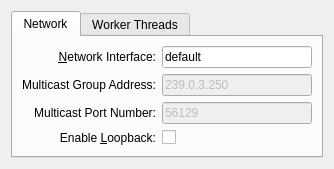
<?xml version="1.0" encoding="UTF-8"?>
<ui version="4.0">
 <class>Settings</class>
 <widget class="QDialog" name="Settings">
  <property name="geometry">
   <rect>
    <x>0</x>
    <y>0</y>
    <width>332</width>
    <height>163</height>
   </rect>
  </property>
  <property name="windowTitle">
   <string>Settings</string>
  </property>
  <property name="modal">
   <bool>true</bool>
  </property>
  <layout class="QGridLayout" name="gridLayout">
   <item row="0" column="0">
    <widget class="QTabWidget" name="tabWidget">
     <property name="currentIndex">
      <number>0</number>
     </property>
     <widget class="QWidget" name="Network">
      <attribute name="title">
       <string>Network</string>
      </attribute>
      <layout class="QGridLayout" name="gridLayout_2">
       <item row="0" column="0">
        <widget class="QLabel" name="label_NetworkInterface">
         <property name="minimumSize">
          <size>
           <width>0</width>
           <height>0</height>
          </size>
         </property>
         <property name="toolTip">
          <string>&lt;html&gt;&lt;head/&gt;&lt;body&gt;&lt;p&gt;IPv4 address of the network interface to be used. If not specified, the default interface is used. Alternatively, you can specify a hostname such as 'computer' or 'computer.domain.name', or an alias like 'localhost'.&lt;/p&gt;&lt;/body&gt;&lt;/html&gt;</string>
         </property>
         <property name="text">
          <string>&amp;Network Interface:</string>
         </property>
         <property name="alignment">
          <set>Qt::AlignmentFlag::AlignRight|Qt::AlignmentFlag::AlignTrailing|Qt::AlignmentFlag::AlignVCenter</set>
         </property>
         <property name="buddy">
          <cstring>lineEdit_NetworkInterface</cstring>
         </property>
        </widget>
       </item>
       <item row="0" column="1">
        <widget class="QLineEdit" name="lineEdit_NetworkInterface">
         <property name="minimumSize">
          <size>
           <width>150</width>
           <height>0</height>
          </size>
         </property>
         <property name="toolTip">
          <string>&lt;html&gt;&lt;head/&gt;&lt;body&gt;&lt;p&gt;IPv4 address of the network interface to be used. If not specified, the default interface is used. Alternatively, you can specify a hostname such as 'computer' or 'computer.domain.name', or an alias like 'localhost'.&lt;/p&gt;&lt;/body&gt;&lt;/html&gt;</string>
         </property>
         <property name="text">
          <string>default</string>
         </property>
        </widget>
       </item>
       <item row="1" column="0">
        <widget class="QLabel" name="label_MulticastGroupAddress">
         <property name="minimumSize">
          <size>
           <width>0</width>
           <height>0</height>
          </size>
         </property>
         <property name="toolTip">
          <string>&lt;html&gt;&lt;head/&gt;&lt;body&gt;&lt;p&gt;Multicast group address of the MIDI over LAN protocol. Cannot be changed.&lt;/p&gt;&lt;/body&gt;&lt;/html&gt;</string>
         </property>
         <property name="text">
          <string>Multicast Group Address:</string>
         </property>
         <property name="alignment">
          <set>Qt::AlignmentFlag::AlignRight|Qt::AlignmentFlag::AlignTrailing|Qt::AlignmentFlag::AlignVCenter</set>
         </property>
         <property name="buddy">
          <cstring>lineEdit_MulticastGroupAddress</cstring>
         </property>
        </widget>
       </item>
       <item row="1" column="1">
        <widget class="QLineEdit" name="lineEdit_MulticastGroupAddress">
         <property name="enabled">
          <bool>false</bool>
         </property>
         <property name="minimumSize">
          <size>
           <width>150</width>
           <height>0</height>
          </size>
         </property>
         <property name="toolTip">
          <string>&lt;html&gt;&lt;head/&gt;&lt;body&gt;&lt;p&gt;Multicast group address of the MIDI over LAN protocol. Cannot be changed.&lt;/p&gt;&lt;/body&gt;&lt;/html&gt;</string>
         </property>
         <property name="text">
          <string>239.0.3.250</string>
         </property>
        </widget>
       </item>
       <item row="2" column="0">
        <widget class="QLabel" name="label_MulticastPortNumber">
         <property name="minimumSize">
          <size>
           <width>0</width>
           <height>0</height>
          </size>
         </property>
         <property name="toolTip">
          <string>&lt;html&gt;&lt;head/&gt;&lt;body&gt;&lt;p&gt;Multicast port number of the MIDI over LAN protocol. Cannot be changed.&lt;/p&gt;&lt;/body&gt;&lt;/html&gt;</string>
         </property>
         <property name="text">
          <string>Multicast Port Number:</string>
         </property>
         <property name="alignment">
          <set>Qt::AlignmentFlag::AlignRight|Qt::AlignmentFlag::AlignTrailing|Qt::AlignmentFlag::AlignVCenter</set>
         </property>
         <property name="buddy">
          <cstring>lineEdit_MulticastPortNumber</cstring>
         </property>
        </widget>
       </item>
       <item row="2" column="1">
        <widget class="QLineEdit" name="lineEdit_MulticastPortNumber">
         <property name="enabled">
          <bool>false</bool>
         </property>
         <property name="minimumSize">
          <size>
           <width>150</width>
           <height>0</height>
          </size>
         </property>
         <property name="toolTip">
          <string>&lt;html&gt;&lt;head/&gt;&lt;body&gt;&lt;p&gt;Multicast port number of the MIDI over LAN protocol. Cannot be changed.&lt;/p&gt;&lt;/body&gt;&lt;/html&gt;</string>
         </property>
         <property name="text">
          <string>56129</string>
         </property>
        </widget>
       </item>
       <item row="3" column="0">
        <widget class="QLabel" name="label_EnableLoopback">
         <property name="minimumSize">
          <size>
           <width>0</width>
           <height>0</height>
          </size>
         </property>
         <property name="toolTip">
          <string>&lt;html&gt;&lt;head/&gt;&lt;body&gt;&lt;p&gt;If loopback is enabled, a local client can receive the multicast packets.&lt;/p&gt;&lt;/body&gt;&lt;/html&gt;</string>
         </property>
         <property name="text">
          <string>Enable &amp;Loopback:</string>
         </property>
         <property name="alignment">
          <set>Qt::AlignmentFlag::AlignRight|Qt::AlignmentFlag::AlignTrailing|Qt::AlignmentFlag::AlignVCenter</set>
         </property>
         <property name="buddy">
          <cstring>checkBox_EnableLoopback</cstring>
         </property>
        </widget>
       </item>
       <item row="3" column="1">
        <widget class="QCheckBox" name="checkBox_EnableLoopback">
         <property name="toolTip">
          <string>&lt;html&gt;&lt;head/&gt;&lt;body&gt;&lt;p&gt;If loopback is enabled, a local client can receive the multicast packets.&lt;/p&gt;&lt;/body&gt;&lt;/html&gt;</string>
         </property>
         <property name="text">
          <string/>
         </property>
        </widget>
       </item>
      </layout>
     </widget>
     <widget class="QWidget" name="WorkerThreads">
      <attribute name="title">
       <string>Worker Threads</string>
      </attribute>
      <layout class="QGridLayout" name="gridLayout_3">
       <item row="0" column="0">
        <widget class="QLabel" name="label_SaveCpuTime">
         <property name="sizePolicy">
          <sizepolicy hsizetype="Preferred" vsizetype="Preferred">
           <horstretch>0</horstretch>
           <verstretch>0</verstretch>
          </sizepolicy>
         </property>
         <property name="minimumSize">
          <size>
           <width>0</width>
           <height>0</height>
          </size>
         </property>
         <property name="toolTip">
          <string>&lt;html&gt;&lt;head/&gt;&lt;body&gt;&lt;p&gt;When enabled, the worker thread pauses briefly at the end of each loop iteration, significantly reducing CPU load. However, this may introduce some latency.&lt;/p&gt;&lt;/body&gt;&lt;/html&gt;</string>
         </property>
         <property name="text">
          <string>Save CPU &amp;time:</string>
         </property>
         <property name="alignment">
          <set>Qt::AlignmentFlag::AlignRight|Qt::AlignmentFlag::AlignTrailing|Qt::AlignmentFlag::AlignVCenter</set>
         </property>
         <property name="buddy">
          <cstring>checkBox_SaveCpuTime</cstring>
         </property>
        </widget>
       </item>
       <item row="0" column="1">
        <widget class="QCheckBox" name="checkBox_SaveCpuTime">
         <property name="sizePolicy">
          <sizepolicy hsizetype="Expanding" vsizetype="Fixed">
           <horstretch>0</horstretch>
           <verstretch>0</verstretch>
          </sizepolicy>
         </property>
         <property name="minimumSize">
          <size>
           <width>0</width>
           <height>0</height>
          </size>
         </property>
         <property name="toolTip">
          <string>&lt;html&gt;&lt;head/&gt;&lt;body&gt;&lt;p&gt;When enabled, the worker thread pauses briefly at the end of each loop iteration, significantly reducing CPU load. However, this may introduce some latency.&lt;/p&gt;&lt;/body&gt;&lt;/html&gt;</string>
         </property>
         <property name="text">
          <string/>
         </property>
         <property name="checked">
          <bool>true</bool>
         </property>
        </widget>
       </item>
      </layout>
     </widget>
    </widget>
   </item>
  </layout>
 </widget>
 <resources/>
 <connections/>
</ui>
